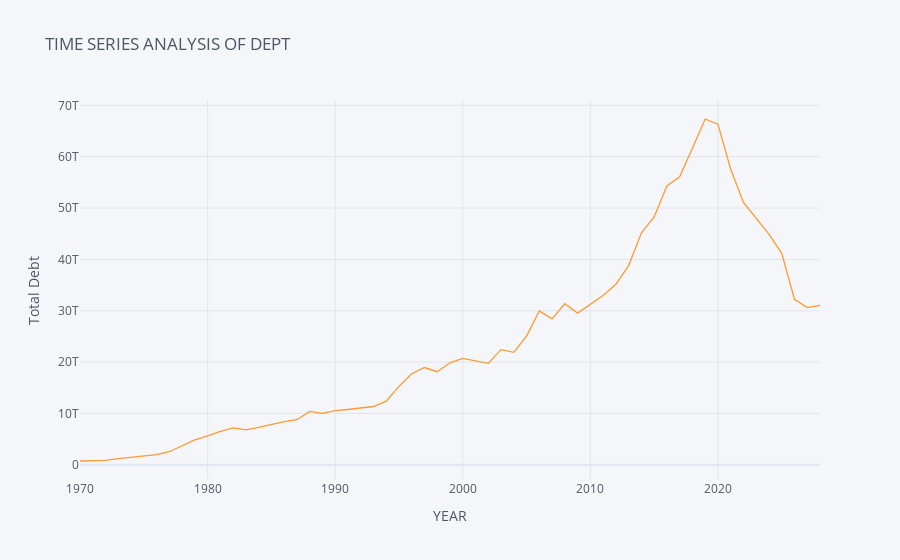

Here is the notebook cell this chart was saved with:
### Code cell
py.offline.init_notebook_mode(connected=True)
cf.go_offline()
data_3.iplot(kind='scatter',xTitle='YEAR',yTitle='Total Debt',title='TIME SERIES ANALYSIS OF DEPT')
